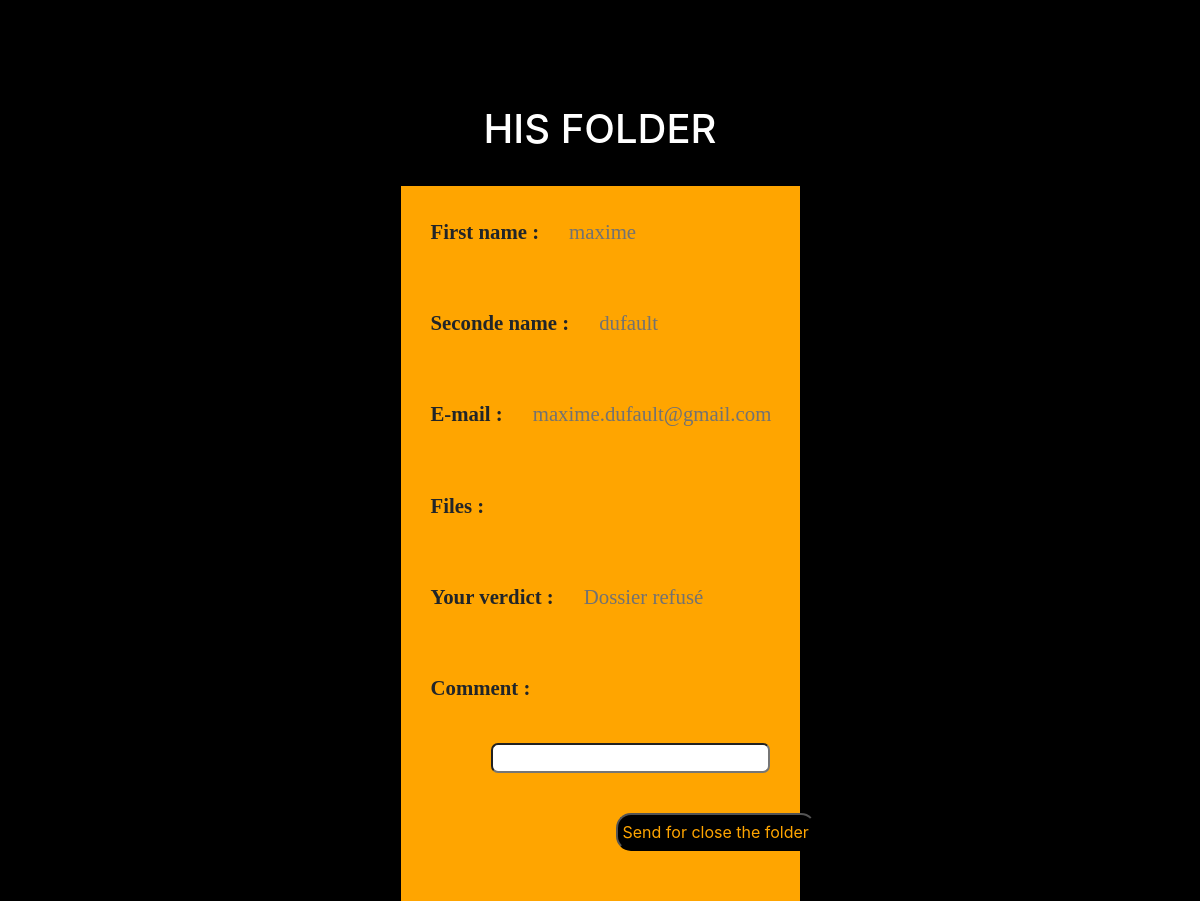
Page /workflow/final on the committed database.
### workflow/models.py (models this page shows)
class File(models.Model):
    f_name = models.CharField(max_length=30)
    s_name = models.CharField(max_length=30)
    mail = models.CharField(max_length=30)
    File = models.FileField(blank=True)
    verdict = models.CharField(max_length=30)

### workflow/views.py (the view, shortened to what this page needs)
# urls.py: path('final', views.workfinal, name='final'),
def workfinal(request):
    Files=File.objects.latest('id')
    contextt={'Files':Files}
    return render(request, 'workflow/final.html', contextt)

### templates/workflow/final.html (shortened to what this page needs)
{% load static %}
<!DOCTYPE html>
<html>
<head>
	<link rel="stylesheet" href="https://stackpath.bootstrapcdn.com/bootstrap/4.1.3/css/bootstrap.min.css">
	<link rel="stylesheet" href="https://use.fontawesome.com/releases/v5.6.1/css/all.css">
    <form enctype="multipart/form-data" action="" method="post">
        <div class="container contenue">
            <h1>His folder</h1>
                <div class="container-fluid formulaire">
                    <div class="row">
                        <label name="f_name" class="text" for="fname">First name :</label>
                        <p class="text1">{{ Files.f_name }}</p>
                    </div>
                    <div class="row">
                        <label name="s_name" class="text" for="sname">Seconde name :</label>
                        <p class="text1">{{ Files.s_name }}</p>
                    </div>
                    <div class="row">
                        <label name="mail" class="text" for="mail">E-mail :</label>
                        <p class="text1">{{ Files.mail }}</p>
                    </div>
                    <div class="row">
                        <label name="files" class="text" for="files">Files :</label>
                    </div>
                    <div class="row">
                        <label name="files" class="text" for="files">Your verdict :</label>
                        <p class="text1">{{ Files.verdict }}</p>
                    </div>
                    <div class="row">
                        <label name="comment" class="text" for="comment">Comment :</label>
                        <input name="comment" type="text" id="form">
                    </div>
                    <div class="row">
                        <div class="col">
                            <input type="submit" value="Send for close the folder" class="submit">
                        </div>
                    </div>
                </div>
        </div>
    </form>
</body>
</html>

### templates/workflow/final.html (style rules this page uses)
.contenue { margin-top: 10vh; height: 85vh; width: 50%; background-color: #e3e0e000; }
.contenue h1 { text-align: center; padding-top: 25px; padding-bottom: 25px; color: white; text-transform: uppercase; }
#form { width: 70%; display: flex; justify-content: center; align-content: center; text-align: center; margin: 10px; border-radius: 7px; margin-left: 90px; }
.formulaire { background-color: orange; width: 70%; }
.text { display: flex; float: right; font-family: 'Roboto Slab', serif; font-size: 1.3em; margin: 20px 0px 0px 150px; font-weight: 700; margin: 30px 0px 30px 30px; }
.text1 { display: flex; font-family: 'Roboto Slab', serif; font-size: 1.3em; margin: 30px 0px 30px 30px; color: rgb(114, 114, 114); }
.submit { display: flex; margin: 30px 30px 50px 200px; border-radius: 15px; padding: 5px; color: orange; background-color: black; }

### rows in the picture
File: f_name "maxime", s_name "dufault", mail "maxime.dufault@gmail.com", verdict "Dossier refusé"
